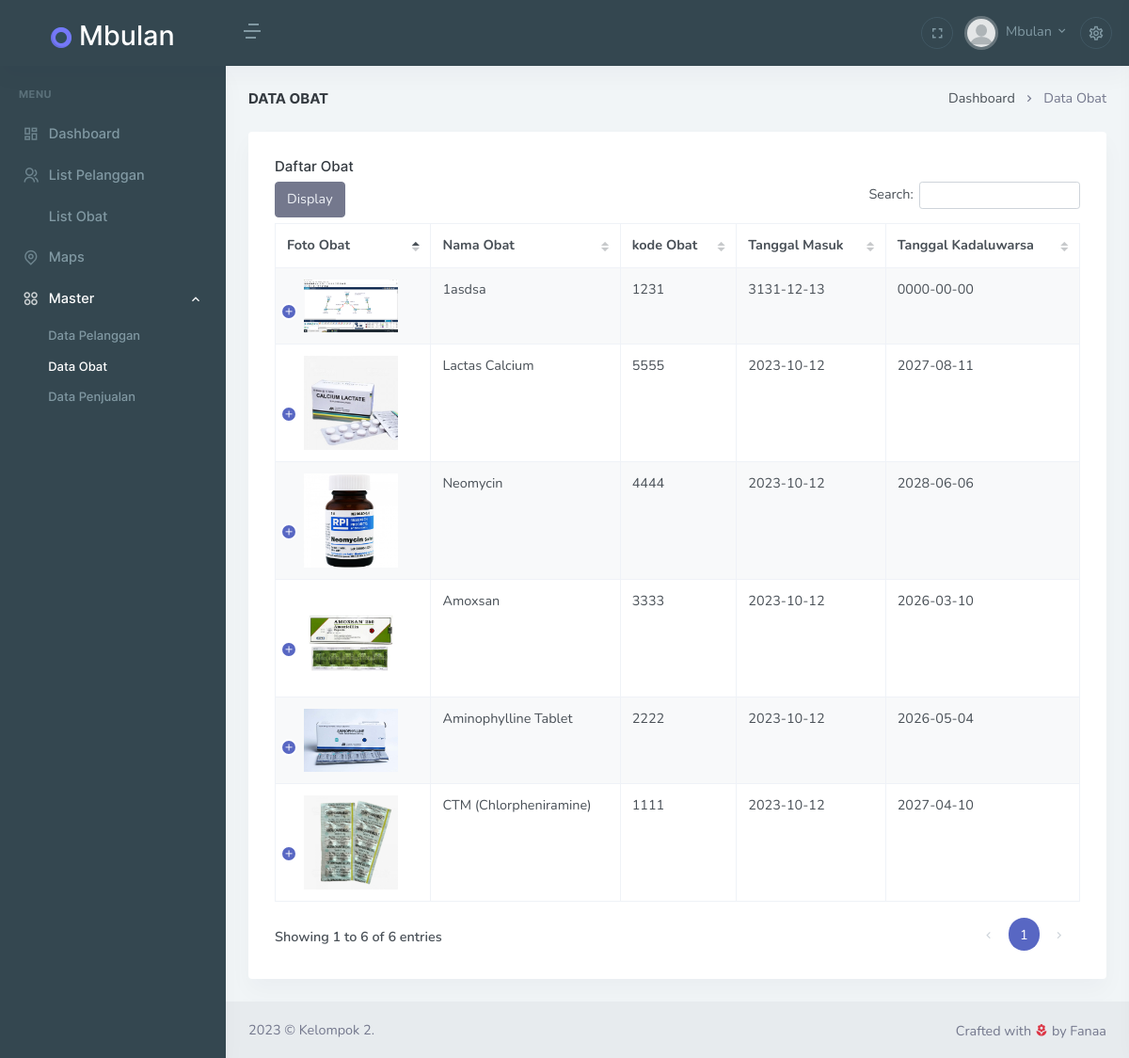
The app's page /application/data-obat.php (signed in) with its own data.
### tables this page shows
CREATE TABLE `tbl_obat` (
  `id_obat` int(50) NOT NULL,
  `foto_obat` varchar(250) NOT NULL,
  `nama_obat` varchar(100) NOT NULL,
  `kode_obat` varchar(50) NOT NULL,
  `harga_obat` varchar(50) NOT NULL,
  `tgl_masuk` date NOT NULL,
  `persediaan` int(100) NOT NULL,
  `tgl_kadaluwarsa` date NOT NULL
);

### config/config.php (called while the page is built, shortened)
<?php
    $host = 'localhost';
    $user = 'root';
    $pass = '';
    $db = 'db_mbulan';
    $con = mysqli_connect($host, $user, $pass, $db);
    mysqli_select_db($con, $db);
    function query($query){
        global $con;
        $result = mysqli_query($con, $query);
        $rows = [];
        while($row = mysqli_fetch_assoc($result)){
            $rows[] = $row;
        }
        return $rows;
    }
?>

### application/data-obat.php (the view, shortened to what this page needs)
<?php
    require_once "../config/config.php";
    $data_obat = query('SELECT * FROM tbl_obat ORDER BY id_obat DESC');
?>
<!doctype html>
<html lang="en">
<head>
    <link href="assets/libs/datatables.net-bs4/css/dataTables.bootstrap4.min.css" rel="stylesheet" type="text/css" />
    <link href="assets/libs/datatables.net-buttons-bs4/css/buttons.bootstrap4.min.css" rel="stylesheet" type="text/css" />
    <link href="assets/libs/datatables.net-select-bs4/css//select.bootstrap4.min.css" rel="stylesheet" type="text/css" />
    <link href="assets/libs/datatables.net-responsive-bs4/css/responsive.bootstrap4.min.css" rel="stylesheet" type="text/css" />
    <link href="assets/css/bootstrap.min.css" id="bootstrap-style" rel="stylesheet" type="text/css" />
    <link href="assets/css/icons.min.css" rel="stylesheet" type="text/css" />
    <link href="https://cdn.jsdelivr.net/npm/remixicon@3.5.0/fonts/remixicon.css" rel="stylesheet">
    <link href="assets/css/app.min.css" id="app-style" rel="stylesheet" type="text/css" />
</head>
    <body data-topbar="dark" data-sidebar="dark">
        <div id="layout-wrapper">
            <header id="page-topbar">
                <div class="navbar-header">
                    <div class="d-flex">
                        <div class="navbar-brand-box">
                            <a href="dashboard.php" class="logo logo-light">
                                <span class="logo-lg">
                                    <h2 style="margin-top: 1.3rem; color: white"><img src="assets/images/logo-sm-light.png" alt="logo-sm-light" height="22"/> Mbulan</h2>
                                </span>
                            </a>
                        </div>
                        <button type="button" class="btn btn-sm px-3 font-size-24 header-item waves-effect" id="vertical-menu-btn">
                            <i class="ri-menu-4-line"></i>
                        </button>
                    </div>
                    <div class="d-flex">
                        <div class="dropdown d-none d-lg-inline-block">
                            <button type="button" class="btn header-item noti-icon waves-effect" data-toggle="fullscreen">
                                <div class="top-icon">
                                    <i class="mdi mdi-fullscreen"></i>
                                </div>
                            </button>
                        </div>
                        <div class="dropdown d-inline-block user-dropdown">
                            <button type="button" class="btn header-item waves-effect" id="page-header-user-dropdown"
                                data-bs-toggle="dropdown" aria-haspopup="true" aria-expanded="false">
                                <img class="rounded-circle header-profile-user" src="assets/images/users/person.png"
                                    alt="Header Avatar">
                                <span class="d-none d-xl-inline-block ms-1">Mbulan</span>
                                <i class="mdi mdi-chevron-down d-none d-xl-inline-block"></i>
                            </button>
                        </div>
                        <div class="dropdown d-inline-block">
                            <button type="button" class="btn header-item noti-icon right-bar-toggle waves-effect">
                                <div class="top-icon">
                                    <i class="mdi mdi-cog-outline mdi-spin"></i>
                                </div>
                            </button>
                        </div>
                    </div>
                </div>
            </header>
            <div class="vertical-menu">
                <div data-simplebar class="h-100">
                    <div id="sidebar-menu">
                        <ul class="metismenu list-unstyled" id="side-menu">
                            <li class="menu-title">Menu</li>
                            <li>
                                <a href="Dashboard.php" class="waves-effect">
                                    <i class="ri-dashboard-line"></i>
                                    <span>Dashboard</span>
                                </a>
                            </li>
                            <li>
                                <a href="pelanggan.php" class=" waves-effect">
                                    <i class="ri-group-line"></i>
                                    <span>List Pelanggan<span>
                                </a>
                            </li>
                            <li>
                                <a href="obat.php" class=" waves-effect">
                                    <i class="ri-medicine-bottle-line"></i>
                                    <span>List Obat<span>
                                </a>
                            </li>
                            <li>
                                <a href="maps.php" class=" waves-effect">
                                    <i class="ri-map-pin-line"></i>
                                    <span>Maps</span>
                                </a>
                            </li>
                            <li>
                                <a href="javascript: void(0);" class="has-arrow waves-effect">
                                    <i class="ri-apps-2-line"></i>
                                    <span>Master</span>
                                </a>
                                <ul class="sub-menu" aria-expanded="false">
                                    <li><a href="data-pelanggan.php">Data Pelanggan</a></li>
                                    <li><a href="data-obat.php">Data Obat</a></li>
                                    <li><a href="data-penjualan.php">Data Penjualan</a></li>
                                </ul>
                            </li>
                        </ul>
                    </div>
                </div>
            </div>
            <div class="main-content">
                <div class="page-content">
                    <div class="container-fluid">
                        <div class="row">
                            <div class="col-12">
                                <div class="page-title-box d-sm-flex align-items-center justify-content-between">
                                    <h4 class="mb-sm-0">Data Obat</h4>
                                    <div class="page-title-right">
                                        <ol class="breadcrumb m-0">
                                            <li class="breadcrumb-item"><a href="Dashboard.php">Dashboard</a></li>
                                            <li class="breadcrumb-item active">Data Obat</li>
                                        </ol>
                                    </div>
                                </div>
                            </div>
                        </div>
                        <div class="row">
                            <div class="col-12">
                                <div class="card">
                                    <div class="card-body">
                                        <h4 class="card-title">Daftar Obat</h4>
                                        <table id="datatable-buttons" class="table table-striped table-bordered dt-responsive nowrap" style="border-collapse: collapse; border-spacing: 0; width: 100%;">
                                            <thead>
                                            <tr>
                                                <th>Foto Obat</th>
                                                <th>Nama Obat</th>
                                                <th>kode Obat</th>
                                                <th>Tanggal Masuk</th>
                                                <th>Tanggal Kadaluwarsa</th>
                                            </tr>
                                            </thead>
                                            <tbody>
                                                <?php
                                                    foreach($data_obat as $obat){
                                                ?>
                                            <tr>
                                                <td>
                                                    <img class="h-auto avatar-xs me-2" style="width:100px;" src="assets/images/obat/<?= $obat['foto_obat']?>" alt="Foto">
                                                </td>
                                                <td><?= $obat['nama_obat']?></td>
                                                <td><?= $obat['kode_obat']?></td>
                                                <td><?= $obat['tgl_masuk']?></td>
                                                <td><?= $obat['tgl_kadaluwarsa']?></td>
                                            </tr>
                                            <?php } ?>
                                            </tbody>
                                        </table>
                                    </div>
                                </div>
                            </div>
                        </div>
                    </div>
                </div>
                <footer class="footer">
                    <div class="container-fluid">
                        <div class="row">
                            <div class="col-sm-6">
                                <script>document.write(new Date().getFullYear())</script> © Kelompok 2.
                            </div>
                            <div class="col-sm-6">
                                <div class="text-sm-end d-none d-sm-block">
                                    Crafted with <i class="mdi mdi-flower text-danger"></i> by Fanaa
                                </div>
                            </div>
                        </div>
                    </div>
                </footer>
            </div>
        </div>
    </body>
</html>

### records on screen
tbl_obat: foto_obat (picture), nama_obat "1asdsa", kode_obat "1231", tgl_masuk "3131-12-13", tgl_kadaluwarsa "0000-00-00"
tbl_obat: foto_obat (picture), nama_obat "Lactas Calcium", kode_obat "5555", tgl_masuk "2023-10-12", tgl_kadaluwarsa "2027-08-11"
tbl_obat: foto_obat (picture), nama_obat "Neomycin", kode_obat "4444", tgl_masuk "2023-10-12", tgl_kadaluwarsa "2028-06-06"
tbl_obat: foto_obat (picture), nama_obat "Amoxsan", kode_obat "3333", tgl_masuk "2023-10-12", tgl_kadaluwarsa "2026-03-10"
tbl_obat: foto_obat (picture), nama_obat "Aminophylline Tablet", kode_obat "2222", tgl_masuk "2023-10-12", tgl_kadaluwarsa "2026-05-04"
tbl_obat: foto_obat (picture), nama_obat "CTM (Chlorpheniramine)", kode_obat "1111", tgl_masuk "2023-10-12", tgl_kadaluwarsa "2027-04-10"
